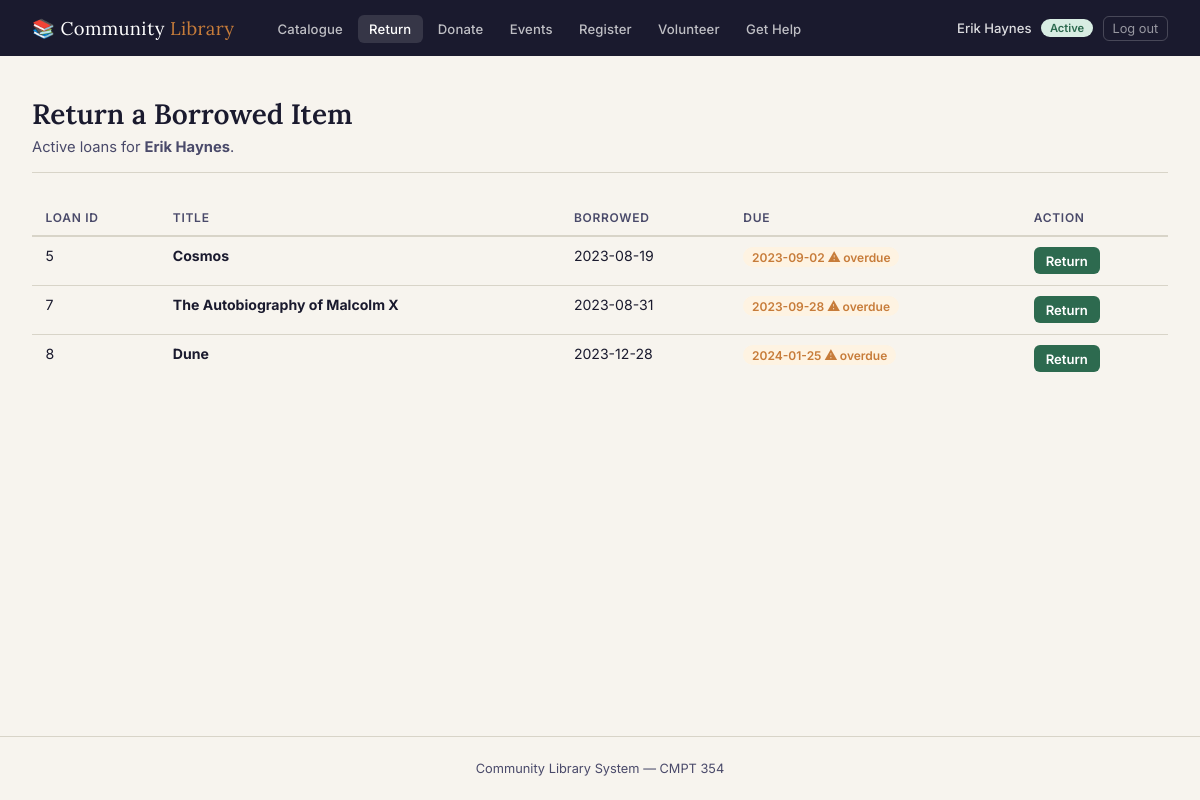
The page /return (signed in) on the database its author committed.
### tables this page shows
CREATE TABLE Member (
    member_id        INTEGER PRIMARY KEY AUTOINCREMENT,
    first_name       TEXT    NOT NULL,
    last_name        TEXT    NOT NULL,
    email            TEXT    NOT NULL UNIQUE,
    library_id       INTEGER NOT NULL REFERENCES Library(library_id) ON DELETE RESTRICT,
    member_status_id INTEGER NOT NULL REFERENCES Member_Status(member_status_id) ON DELETE RESTRICT
);

CREATE TABLE Member_Status (
    member_status_id INTEGER PRIMARY KEY AUTOINCREMENT,
    status_name      TEXT    NOT NULL UNIQUE        -- e.g. Active, Suspended, Expired
);

CREATE TABLE Loan (
    loan_id       INTEGER PRIMARY KEY AUTOINCREMENT,
    loan_date     TEXT    NOT NULL,
    due_date      TEXT    NOT NULL,
    returned_date TEXT,                        -- NULL until returned
    member_id     INTEGER NOT NULL REFERENCES Member(member_id) ON DELETE RESTRICT,
    item_copy_id  INTEGER NOT NULL REFERENCES Item_Copy(item_copy_id) ON DELETE RESTRICT,
    CHECK (due_date >= loan_date),
    CHECK (returned_date IS NULL OR returned_date >= loan_date)
);

CREATE TABLE Item (
    item_id               INTEGER PRIMARY KEY AUTOINCREMENT,
    title                 TEXT    NOT NULL,
    publication_year      INTEGER CHECK (publication_year BETWEEN 1000 AND 9999),
    genre                 TEXT,
    library_id            INTEGER NOT NULL REFERENCES Library(library_id) ON DELETE RESTRICT,
    type_id               INTEGER NOT NULL REFERENCES Type(type_id) ON DELETE RESTRICT,
    acquisition_status_id INTEGER NOT NULL REFERENCES Acquisition_Status(acquisition_status_id) ON DELETE RESTRICT
);

### library_webapp/app.py (the view, shortened to what this page needs)
@app.route("/return", methods=["GET", "POST"])
@login_required
def return_item():
    member_id = session["member_id"]
    loans = query(
        """SELECT l.loan_id, i.title, l.loan_date, l.due_date
           FROM   Loan l
           JOIN   Item_Copy ic ON ic.item_copy_id = l.item_copy_id
           JOIN   Item      i  ON i.item_id       = ic.item_id
           WHERE  l.member_id = ? AND l.returned_date IS NULL
           ORDER  BY l.due_date""", (member_id,)
    )
    return render_template("return.html", loans=loans)

### library_webapp/app.py (called while the page is built)
def get_db():
    if "db" not in g:
        g.db = sqlite3.connect(DB_PATH)
        g.db.row_factory = sqlite3.Row
        g.db.execute("PRAGMA foreign_keys = ON;")
    return g.db

def query(sql, params=()):
    return get_db().execute(sql, params).fetchall()

def query_one(sql, params=()):
    return get_db().execute(sql, params).fetchone()

def login_required(f):
    @wraps(f)
    def decorated(*args, **kwargs):
        if "member_id" not in session:
            flash("Please log in to access this page.", "info")
            return redirect(url_for("login"))
        return f(*args, **kwargs)
    return decorated

@app.context_processor
def inject_globals():
    try:
        libraries = query("SELECT library_id, name FROM Library ORDER BY name")
        types     = query("SELECT type_id, type_name FROM Type ORDER BY type_name")
    except Exception:
        libraries, types = [], []
    current_member = None
    if "member_id" in session:
        try:
            current_member = query_one(
                """SELECT m.member_id, m.first_name, m.last_name, ms.status_name
                   FROM Member m
                   JOIN Member_Status ms ON ms.member_status_id = m.member_status_id
                   WHERE m.member_id = ?""", (session["member_id"],)
            )
        except Exception:
            pass
    return dict(libraries=libraries, item_types=types, today=date.today().isoformat(),
                current_member=current_member)

### library_webapp/templates/return.html (shortened to what this page needs)
{% extends "base.html" %}
{% block content %}
<div class="page-header">
  <h1>Return a Borrowed Item</h1>
  <p>Active loans for <strong>{{ current_member['first_name'] }} {{ current_member['last_name'] }}</strong>.</p>
</div>
{% if loans %}
<div class="table-wrap">
  <table>
    <thead>
      <tr><th>Loan ID</th><th>Title</th><th>Borrowed</th><th>Due</th><th>Action</th></tr>
    </thead>
    <tbody>
      {% for loan in loans %}
      <tr>
        <td>{{ loan['loan_id'] }}</td>
        <td><strong>{{ loan['title'] }}</strong></td>
        <td>{{ loan['loan_date'] }}</td>
        <td>
          {% if loan['due_date'] < today %}
            <span class="badge badge-warm">{{ loan['due_date'] }} ⚠ overdue</span>
          {% else %}
            {{ loan['due_date'] }}
          {% endif %}
        </td>
        <td>
          <form method="post" style="display:inline;">
            <button type="submit" class="btn btn-primary btn-sm">Return</button>
          </form>
        </td>
      </tr>
      {% endfor %}
    </tbody>
  </table>
</div>
{% else %}
<div class="empty-state">
  <div class="icon">✅</div>
  <p>No active loans — nothing to return.</p>
</div>
{% endif %}
{% endblock %}

### library_webapp/templates/base.html (shortened to what this page needs)
<!DOCTYPE html>
<html lang="en">
<head>
</head>
<body>
  <nav>
    <a class="nav-brand" href="{{ url_for('index') }}">&#128218; Community <span>Library</span></a>
    <ul class="nav-links">
      <li><a href="{{ url_for('items') }}"      {% if request.endpoint in ('items', 'borrow') %}class="active"{% endif %}>Catalogue</a></li>
      <li><a href="{{ url_for('return_item') }}"{% if request.endpoint == 'return_item'%}class="active"{% endif %}>Return</a></li>
      <li><a href="{{ url_for('donate') }}"     {% if request.endpoint == 'donate'     %}class="active"{% endif %}>Donate</a></li>
      <li><a href="{{ url_for('events') }}"     {% if request.endpoint == 'events'     %}class="active"{% endif %}>Events</a></li>
      <li><a href="{{ url_for('register') }}"   {% if request.endpoint == 'register'   %}class="active"{% endif %}>Register</a></li>
      <li><a href="{{ url_for('volunteer') }}"  {% if request.endpoint == 'volunteer'  %}class="active"{% endif %}>Volunteer</a></li>
      <li><a href="{{ url_for('ask_help') }}"   {% if request.endpoint == 'ask_help'   %}class="active"{% endif %}>Get Help</a></li>
    </ul>
    <div class="nav-user">
      {% if current_member %}
        <span class="nav-member-name">{{ current_member['first_name'] }} {{ current_member['last_name'] }}</span>
        <span class="badge {% if current_member['status_name'] == 'Active' %}badge-green{% elif current_member['status_name'] == 'Suspended' %}badge-warm{% else %}badge-grey{% endif %}">
          {{ current_member['status_name'] }}
        </span>
        <a href="{{ url_for('logout') }}" class="nav-logout">Log out</a>
      {% else %}
        <a href="{{ url_for('login') }}" class="nav-login">Log in</a>
      {% endif %}
    </div>
  </nav>
  <main>
    {% block content %}{% endblock %}
  </main>
  <footer>Community Library System &mdash; CMPT 354</footer>
</body>
</html>

### library_webapp/templates/base.html (style rules this page uses)
*, *::before, *::after { box-sizing: border-box; margin: 0; padding: 0; }
:root { --ink: #1a1a2e; --ink-soft: #4a4a6a; --rule: #d8d4c8; --parchment: #f7f4ee; --page: #ffffff; --accent: #2d6a4f; --accent-lt: #d8ede3; --warm: #c77c3a; --warn-bg: #fef3e2; --error-bg: #fdecea; --error: #b33a2e; --radius: 6px; --shadow: 0 1px 4px rgba(26,26,46,.08); }
body { font-family: 'Inter', sans-serif; background: var(--parchment); color: var(--ink); min-height: 100vh; display: flex; flex-direction: column; }
nav { background: var(--ink); padding: 0 2rem; display: flex; align-items: center; gap: 2rem; height: 56px; position: sticky; top: 0; z-index: 100; }
.nav-brand { font-family: 'Lora', serif; font-size: 1.15rem; color: #fff; text-decoration: none; letter-spacing: .02em; white-space: nowrap; }
.nav-brand span { color: var(--warm); }
.nav-links { display: flex; gap: .25rem; flex-wrap: wrap; list-style: none; }
.nav-links a { color: rgba(255,255,255,.72); text-decoration: none; font-size: .82rem; font-weight: 500; padding: .35rem .7rem; border-radius: var(--radius); transition: background .15s, color .15s; letter-spacing: .01em; }
.nav-links a:hover, .nav-links a.active { background: rgba(255,255,255,.12); color: #fff; }
.nav-user { margin-left: auto; display: flex; align-items: center; gap: .6rem; flex-shrink: 0; white-space: nowrap; }
.nav-member-name { font-size: .82rem; color: rgba(255,255,255,.85); font-weight: 500; }
.nav-user .badge { font-size: .7rem; }
.nav-user a.nav-logout { color: rgba(255,255,255,.55); text-decoration: none; font-size: .8rem; padding: .25rem .55rem; border: 1px solid rgba(255,255,255,.2); border-radius: var(--radius); transition: background .15s, color .15s; }
main { flex: 1; padding: 2.5rem 2rem; width: 100%; }
.page-header { margin-bottom: 1.75rem; padding-bottom: 1rem; border-bottom: 1px solid var(--rule); }
.page-header h1 { font-family: 'Lora', serif; font-size: 1.75rem; font-weight: 600; color: var(--ink); }
.page-header p { margin-top: .35rem; color: var(--ink-soft); font-size: .92rem; }
.btn { display: inline-flex; align-items: center; gap: .45rem; padding: .6rem 1.25rem; border-radius: var(--radius); font-size: .9rem; font-weight: 600; cursor: pointer; border: none; text-decoration: none; transition: filter .15s, transform .1s; font-family: inherit; }
.btn-primary { background: var(--accent); color: #fff; }
.btn-sm { padding: .35rem .75rem; font-size: .82rem; }
.table-wrap { overflow-x: auto; margin-top: 1.25rem; }
table { width: 100%; border-collapse: collapse; font-size: .88rem; }
thead th { text-align: left; padding: .6rem .85rem; font-size: .75rem; font-weight: 600; letter-spacing: .06em; text-transform: uppercase; color: var(--ink-soft); border-bottom: 2px solid var(--rule); background: var(--parchment); }
tbody tr { border-bottom: 1px solid var(--rule); }
tbody tr:last-child { border-bottom: none; }
tbody td { padding: .65rem .85rem; vertical-align: top; }
.badge { display: inline-block; padding: .15rem .55rem; border-radius: 20px; font-size: .75rem; font-weight: 600; }
.badge-green { background: var(--accent-lt); color: var(--accent); }
.badge-warm { background: var(--warn-bg); color: var(--warm); }
footer { text-align: center; padding: 1.5rem; font-size: .8rem; color: var(--ink-soft); border-top: 1px solid var(--rule); }

### rows shown on the page
Member: first_name "Erik", last_name "Haynes"
Member_Status: status_name "Active"
Loan: loan_id "5", title "Cosmos", loan_date "2023-08-19", due_date "2023-09-02"
Loan: loan_id "7", title "The Autobiography of Malcolm X", loan_date "2023-08-31", due_date "2023-09-28"
Loan: loan_id "8", title "Dune", loan_date "2023-12-28", due_date "2024-01-25"
